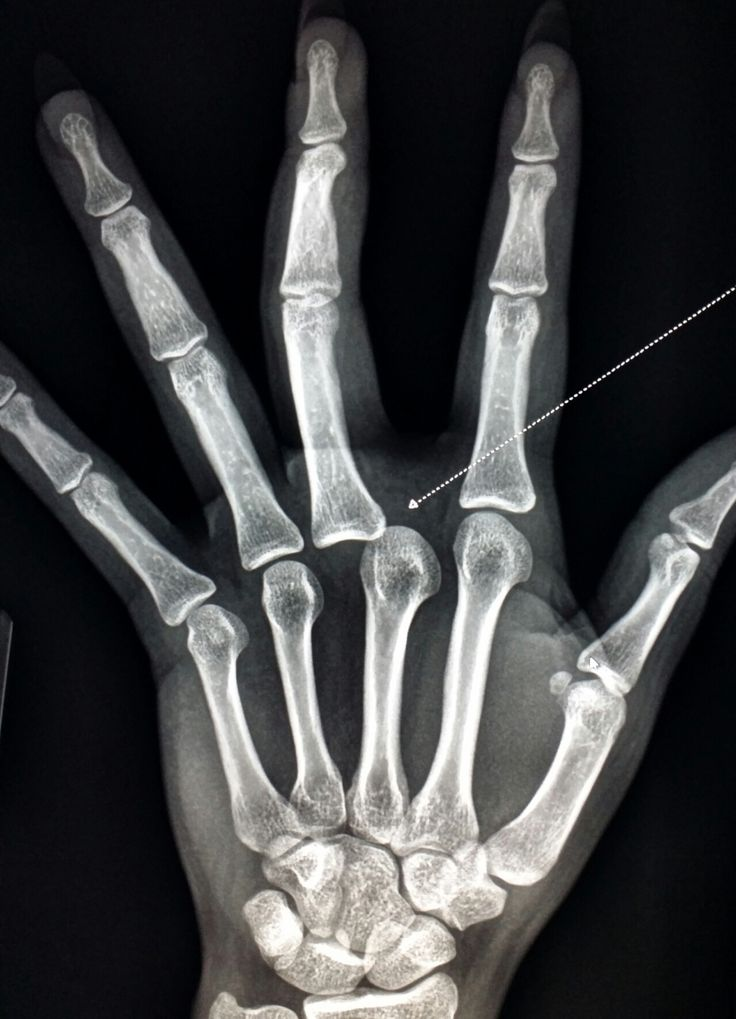
#> input picture Assignment3/xray.jpg, 736 x 1019 px, found by its file name
$ python imageproceesing.py
#> lines starting #> are read from the running program, lines starting #| are printed output that depends on the picture
import cv2
import numpy as np
import matplotlib.pyplot as plt

#Step 1: Create grayscale test image

img = cv2.imread(r"F:\python\AI\dip\task2\xray.jpg", 0)
#> img: shape (1019, 736); min 0, max 255, mean 66

# Step 2: Image Negative
L = 256
negative = L - 1 - img
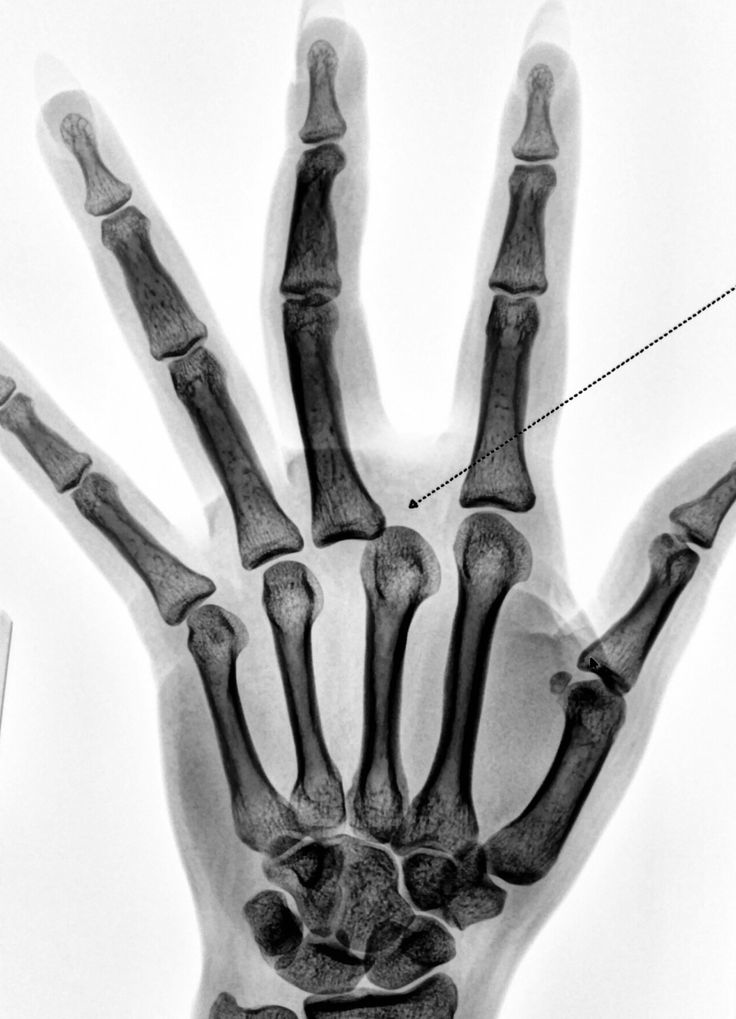
#> negative: shape (1019, 736); min 0, max 255, mean 189

#  Step 3: Contrast Stretching ----------
r1, s1 = 70, 0
r2, s2 = 140, 255

def contrast_stretching(r):
    # Apply piecewise function
    if r < r1:
        return (s1 / r1) * r
    elif r < r2:
        return ((s2 - s1) / (r2 - r1)) * (r - r1) + s1
    else:
        return ((L-1 - s2) / (L-1 - r2)) * (r - r2) + s2

# Vectorize function for all pixels
contrast = np.vectorize(contrast_stretching)(img).astype(np.uint8)
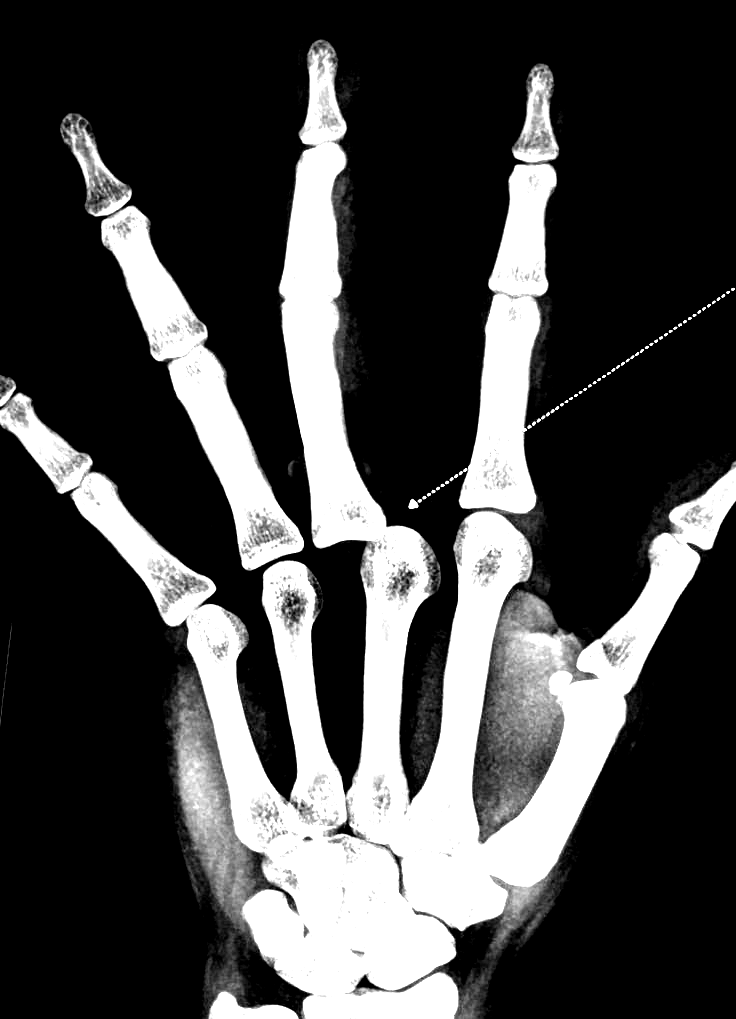
#> contrast: shape (1019, 736); min 0, max 255, mean 69

# Step 4: Show Results
plt.figure(figsize=(12,6))

plt.subplot(1,3,1)
plt.imshow(img, cmap='gray')
plt.title('Original Image')

plt.subplot(1,3,2)
plt.imshow(negative, cmap='gray')
plt.title('Image Negative')

plt.subplot(1,3,3)
plt.imshow(contrast, cmap='gray')
plt.title('Contrast Stretched')

plt.show()
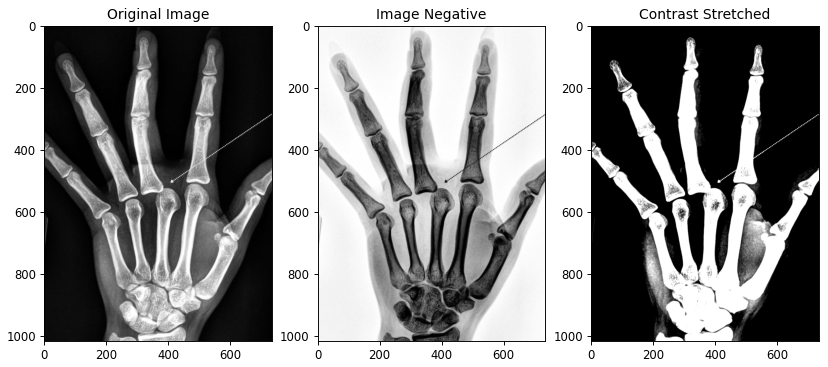
#> figure drawn by matplotlib, 3 panels

$ run again, with Assignment3/gryscale.png saved as Assignment3/xray.jpg
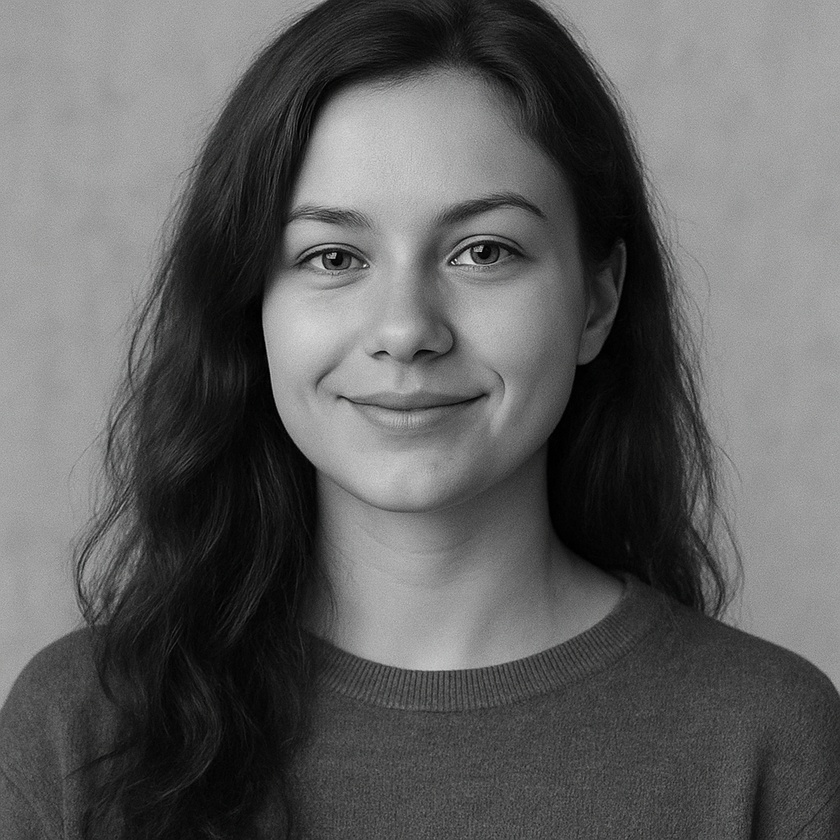
#> input picture Assignment3/gryscale.png, 840 x 840 px, shrunk from 1024 x 1024 before the run, found by its file name
#> `contrast = np.vectorize(contrast_stretching)(img).astype(np.uint8)`:
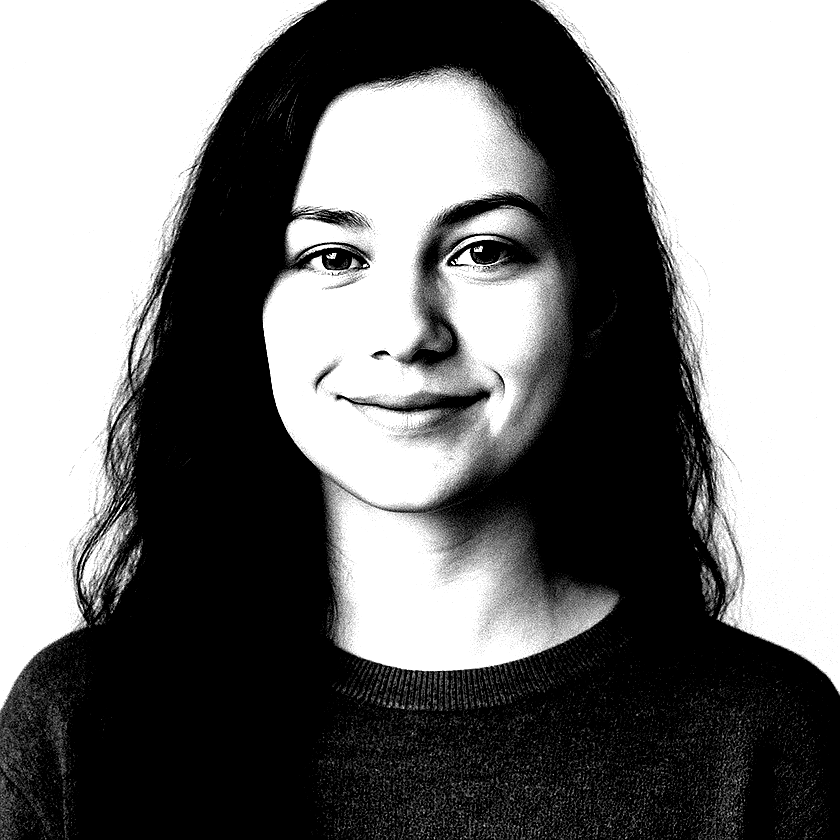
#> contrast: shape (840, 840); min 0, max 255, mean 120
#> `plt.show()`:
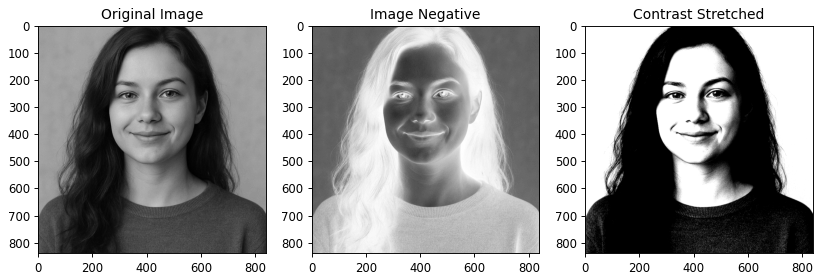
#> figure drawn by matplotlib, 3 panels
